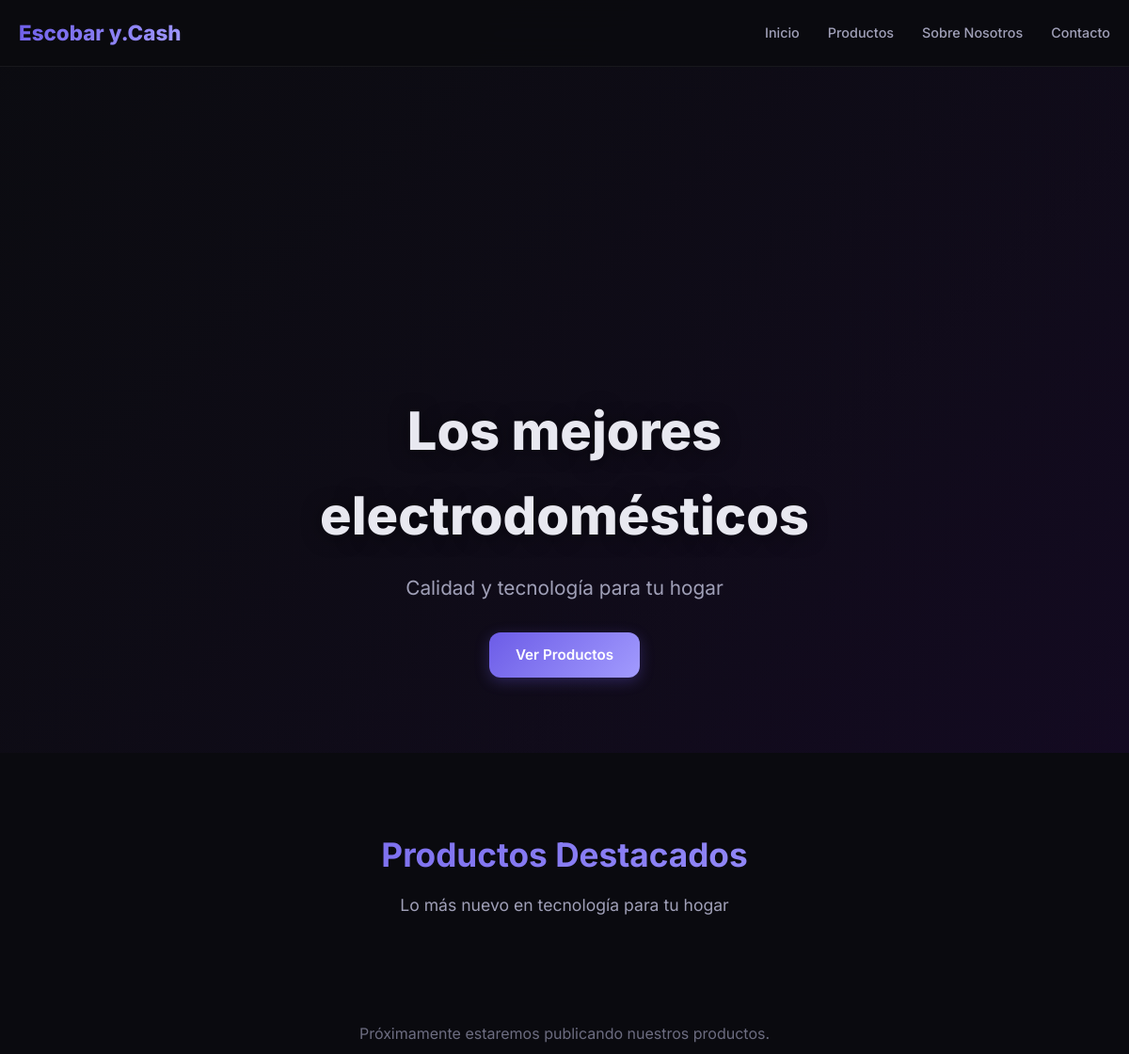
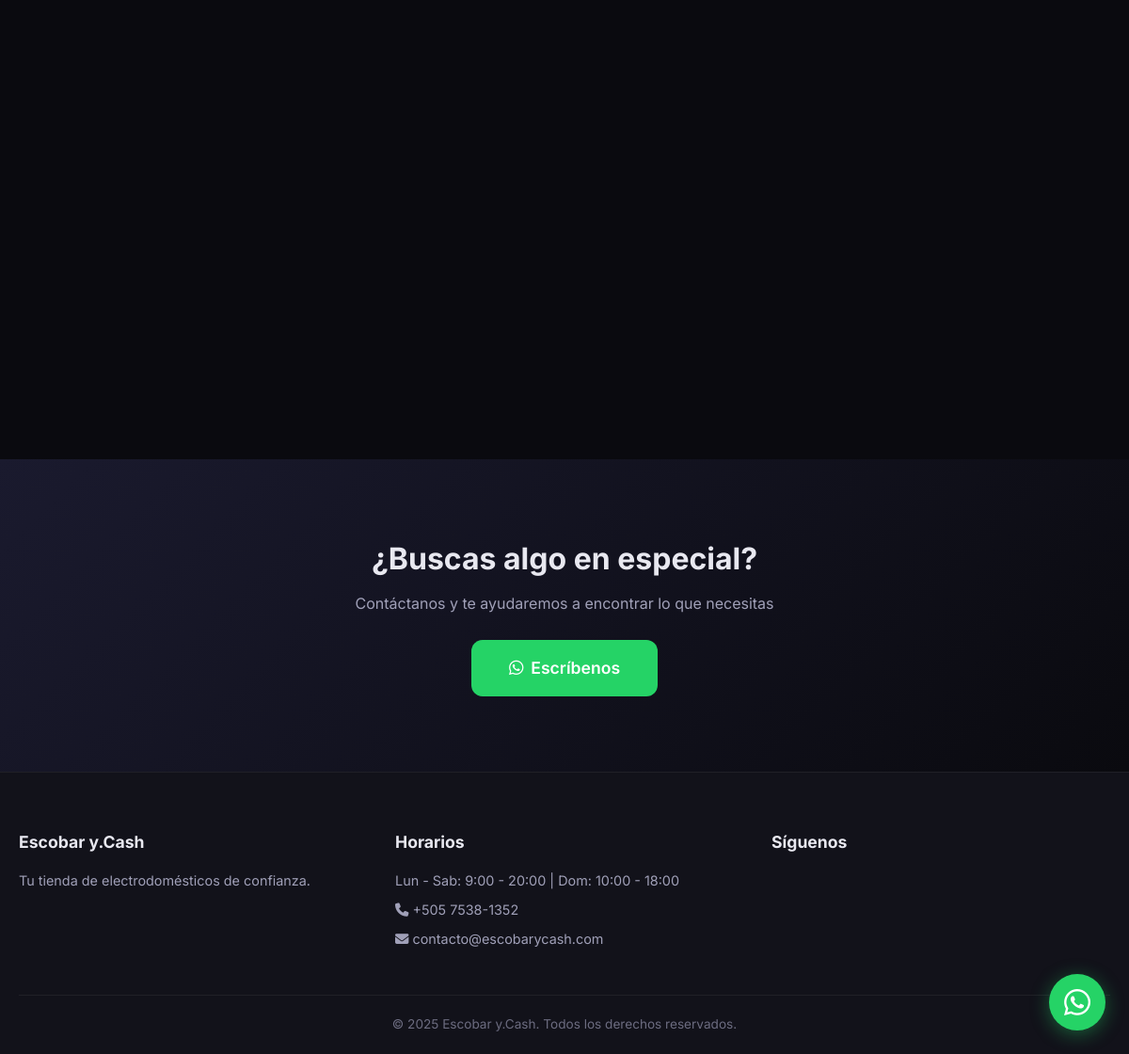
The page / on the database its author committed (2 pictures, top to bottom).
### apps/config_app/models.py (models this page shows, shortened)
class SiteConfig(models.Model):
    nombre_tienda = models.CharField(max_length=200, default='Escobar y.Cash', verbose_name='Nombre de la tienda')
    slogan = models.CharField(max_length=300, blank=True, default='Calidad y tecnología para tu hogar', verbose_name='Eslogan')
    logo = models.ImageField(upload_to='config/', blank=True, null=True, verbose_name='Logo')
    whatsapp = models.CharField(max_length=50, default='50575381352', verbose_name='Número WhatsApp')
    whatsapp_message = models.TextField(
        default='Hola, me interesa este producto: {producto}. ¿Me podrían indicar el precio y disponibilidad?',
        verbose_name='Mensaje WhatsApp'
    )
    hero_titulo = models.CharField(max_length=200, blank=True, default='Los mejores electrodomésticos', verbose_name='Hero Título')
    hero_subtitulo = models.TextField(blank=True, default='Calidad y tecnología para tu hogar', verbose_name='Hero Subtítulo')
    direccion = models.CharField(max_length=300, blank=True, default='Av. Principal #123, Col. Centro', verbose_name='Dirección')
    telefono = models.CharField(max_length=50, blank=True, default='+505 7538-1352', verbose_name='Teléfono')
    email = models.EmailField(blank=True, default='contacto@escobarycash.com', verbose_name='Email')
    horarios = models.CharField(max_length=200, blank=True, default='Lun - Sab: 9:00 - 20:00 | Dom: 10:00 - 18:00', verbose_name='Horarios')
    facebook = models.URLField(blank=True, default='#', verbose_name='Facebook')
    instagram = models.URLField(blank=True, default='#', verbose_name='Instagram')
    twitter = models.URLField(blank=True, default='#', verbose_name='Twitter (X)')
    tiktok = models.URLField(blank=True, default='#', verbose_name='TikTok')
    about_titulo = models.CharField(max_length=200, blank=True, default='Sobre Nosotros', verbose_name='About Título')
    about_texto = models.TextField(blank=True, default='Somos una empresa dedicada a ofrecer los mejores electrodomésticos para tu hogar.', verbose_name='About Texto')
    about_mision = models.TextField(blank=True, default='Ofrecer productos de calidad que mejoren la vida de nuestros clientes.', verbose_name='About Misión')
    about_vision = models.TextField(blank=True, default='Ser la tienda de electrodomésticos líder en Nicaragua.', verbose_name='About Visión')
    stats_anos = models.IntegerField(default=5, verbose_name='Años de experiencia')
    stats_productos = models.IntegerField(default=500, verbose_name='Productos vendidos')
    stats_clientes = models.IntegerField(default=1000, verbose_name='Clientes satisfechos')
    stats_marcas = models.IntegerField(default=50, verbose_name='Marcas disponibles')
    footer_credit = models.CharField(max_length=200, blank=True, default='© 2025 Escobar y.Cash. Todos los derechos reservados.', verbose_name='Créditos footer')
    footer_descripcion = models.TextField(blank=True, default='Tu tienda de electrodomésticos de confianza.', verbose_name='Descripción footer')
    meta_description = models.CharField(max_length=300, blank=True, default='Escobar y.Cash - Los mejores electrodomésticos para tu hogar', verbose_name='Meta Description')
    meta_keywords = models.CharField(max_length=300, blank=True, default='electrodomésticos, hogar, Nicaragua', verbose_name='Meta Keywords')
    created_at = models.DateTimeField(auto_now_add=True, verbose_name='Creado en')
    updated_at = models.DateTimeField(auto_now=True, verbose_name='Actualizado en')
    class Meta:
        verbose_name = 'Configuración'
        verbose_name_plural = 'Configuración'
    @classmethod
    def get_config(cls):
        config, created = cls.objects.get_or_create(pk=1)
        return config

### apps/core/views.py (the view)
# urls.py: path('', views.home, name='home'),
def home(request):
    banners = Banner.objects.filter(activo=True)
    featured_products = Product.objects.filter(activo=True)[:6]
    categories = Category.objects.filter(activo=True)
    return render(request, 'index.html', {
        'banners': banners,
        'featured_products': featured_products,
        'categories': categories,
    })

### apps/banners/models.py (called while the page is built)
    def get_queryset(self):
        return super().get_queryset().filter(deleted_at__isnull=True)

### apps/categories/models.py (called while the page is built)
    def get_queryset(self):
        return super().get_queryset().filter(deleted_at__isnull=True)

### apps/core/context_processors.py (called while the page is built)
def site_config(request):
    return {
        'site_config': SiteConfig.get_config(),
    }

### apps/products/models.py (called while the page is built)
    def get_queryset(self):
        return super().get_queryset().filter(deleted_at__isnull=True)

### templates/index.html (shortened to what this page needs)
{% extends 'base.html' %}
{% load static %}
{% block content %}
<section class="hero" id="hero">
    {% if banners %}
    <div class="hero-slider" id="heroSlider">
        {% for banner in banners %}
        <div class="hero-slide{% if forloop.first %} active{% endif %}" data-index="{{ forloop.counter0 }}">
            <img src="{{ banner.imagen.url }}" alt="{{ banner.titulo }}" class="hero-img">
            <div class="hero-overlay"></div>
            <div class="hero-content">
                {% if banner.titulo %}
                <h1 class="hero-title">{{ banner.titulo }}</h1>
                {% else %}
                <h1 class="hero-title">{{ site_config.hero_titulo }}</h1>
                {% endif %}
                <p class="hero-subtitle">{{ site_config.hero_subtitulo }}</p>
                <a href="{% url 'productos' %}" class="btn btn-primary">Ver Productos</a>
            </div>
        </div>
        {% endfor %}
    </div>
    <div class="hero-dots" id="heroDots">
        {% for banner in banners %}
        <span class="dot{% if forloop.first %} active{% endif %}" data-index="{{ forloop.counter0 }}"></span>
        {% endfor %}
    </div>
    {% else %}
    <div class="hero-static">
        <div class="hero-overlay"></div>
        <div class="hero-content">
            <h1 class="hero-title">{{ site_config.hero_titulo }}</h1>
            <p class="hero-subtitle">{{ site_config.hero_subtitulo }}</p>
            <a href="{% url 'productos' %}" class="btn btn-primary">Ver Productos</a>
        </div>
    </div>
    {% endif %}
</section>
<section class="section featured-products">
    <div class="container">
        <div class="section-header">
            <h2 class="section-title">Productos Destacados</h2>
            <p class="section-subtitle">Lo más nuevo en tecnología para tu hogar</p>
        </div>
        <div class="products-grid" id="featuredGrid">
            {% for product in featured_products %}
            <div class="product-card">
                <div class="product-image">
                    {% if product.imagen %}
                    <img src="{{ product.imagen.url }}" alt="{{ product.nombre }}" loading="lazy" class="product-img">
                    {% else %}
                    <div class="product-img-placeholder">
                        <i class="fas fa-box"></i>
                    </div>
                    {% endif %}
                    <button class="btn-zoom" data-img="{{ product.imagen.url|default:'' }}" data-name="{{ product.nombre }}" aria-label="Ampliar imagen">
                        <i class="fas fa-search-plus"></i>
                    </button>
                </div>
                <div class="product-info">
                    <h3 class="product-name">{{ product.nombre }}</h3>
                    {% if product.categoria %}
                    <span class="product-category">{{ product.categoria.nombre }}</span>
                    {% endif %}
                    <a href="https://wa.me/{{ site_config.whatsapp }}?text={{ site_config.whatsapp_message|urlencode }}" target="_blank" rel="noopener" class="btn btn-whatsapp">
                        <i class="fab fa-whatsapp"></i> Consultar
                    </a>
                </div>
            </div>
            {% empty %}
            <p class="empty-state">Próximamente estaremos publicando nuestros productos.</p>
            {% endfor %}
        </div>
    </div>
</section>
<section class="section benefits">
    <div class="container">
        <div class="benefits-grid">
        </div>
    </div>
</section>
<section class="section cta-section">
    <div class="container">
        <div class="cta-content">
            <h2>¿Buscas algo en especial?</h2>
            <p>Contáctanos y te ayudaremos a encontrar lo que necesitas</p>
            <a href="https://wa.me/{{ site_config.whatsapp }}" target="_blank" rel="noopener" class="btn btn-whatsapp btn-lg">
                <i class="fab fa-whatsapp"></i> Escríbenos
            </a>
        </div>
    </div>
</section>
{% endblock %}

### templates/includes/header.html (shortened to what this page needs)
<header class="header">
    <nav class="nav">
        <div class="nav-container">
            <a href="{% url 'home' %}" class="nav-logo">
                {% if site_config.logo %}
                    <img src="{{ site_config.logo.url }}" alt="{{ site_config.nombre_tienda }}" class="nav-logo-img">
                {% else %}
                    {{ site_config.nombre_tienda }}
                {% endif %}
            </a>
            <ul class="nav-menu" id="navMenu">
                <li><a href="{% url 'home' %}" class="nav-link">Inicio</a></li>
                <li><a href="{% url 'productos' %}" class="nav-link">Productos</a></li>
                <li><a href="{% url 'sobre_nosotros' %}" class="nav-link">Sobre Nosotros</a></li>
                <li><a href="{% url 'contacto' %}" class="nav-link">Contacto</a></li>
            </ul>
        </div>
    </nav>
</header>

### templates/includes/footer.html (shortened to what this page needs)
<footer class="footer">
    <div class="footer-container">
        <div class="footer-grid">
            <div class="footer-col">
                <h3>{{ site_config.nombre_tienda }}</h3>
                <p>{{ site_config.footer_descripcion }}</p>
            </div>
            <div class="footer-col">
                <h3>Horarios</h3>
                <p>{{ site_config.horarios }}</p>
                <p><i class="fas fa-phone"></i> {{ site_config.telefono }}</p>
                <p><i class="fas fa-envelope"></i> {{ site_config.email }}</p>
            </div>
            <div class="footer-col">
                <h3>Síguenos</h3>
            </div>
        </div>
        <div class="footer-bottom">
            <p>{{ site_config.footer_credit }}</p>
        </div>
    </div>
</footer>

### rows shown on the page
SiteConfig: nombre_tienda "Escobar y.Cash", hero_titulo "Los mejores electrodomésticos", hero_subtitulo "Calidad y tecnología para tu hogar", footer_descripcion "Tu tienda de electrodomésticos de confianza.", horarios "Lun - Sab: 9:00 - 20:00 | Dom: 10:00 - 18:00", telefono "+505 7538-1352", email "contacto@escobarycash.com", footer_credit "© 2025 Escobar y.Cash. Todos los derechos reservados."
